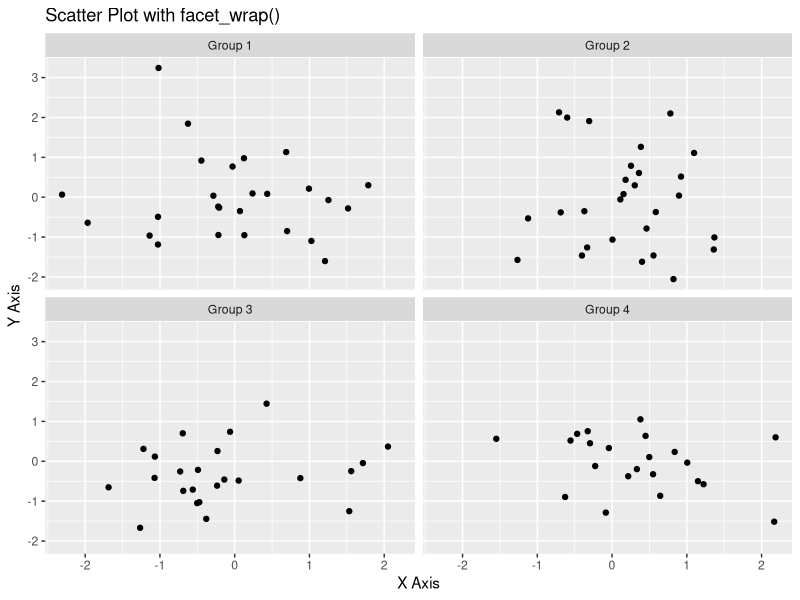
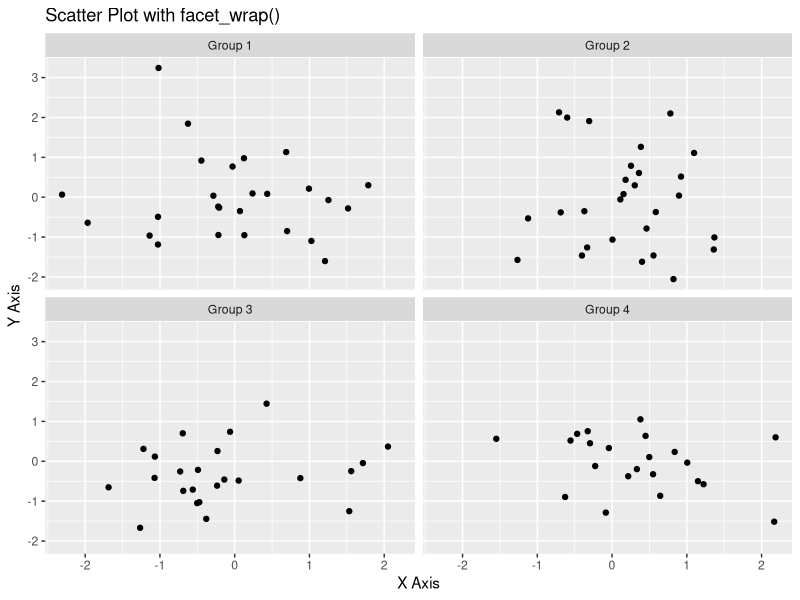
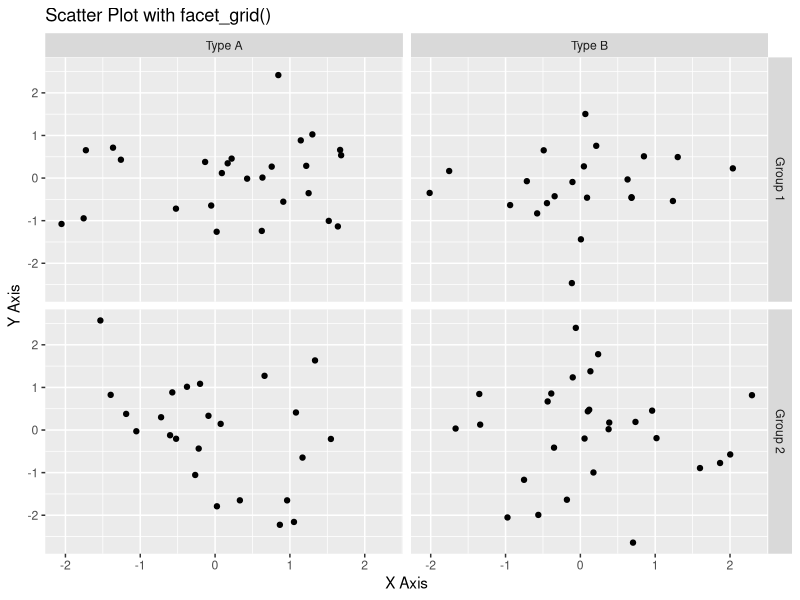
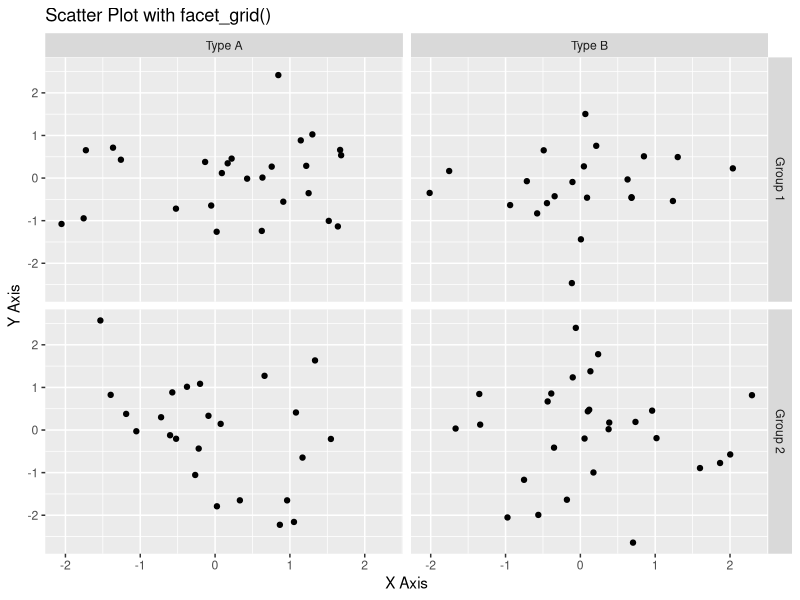
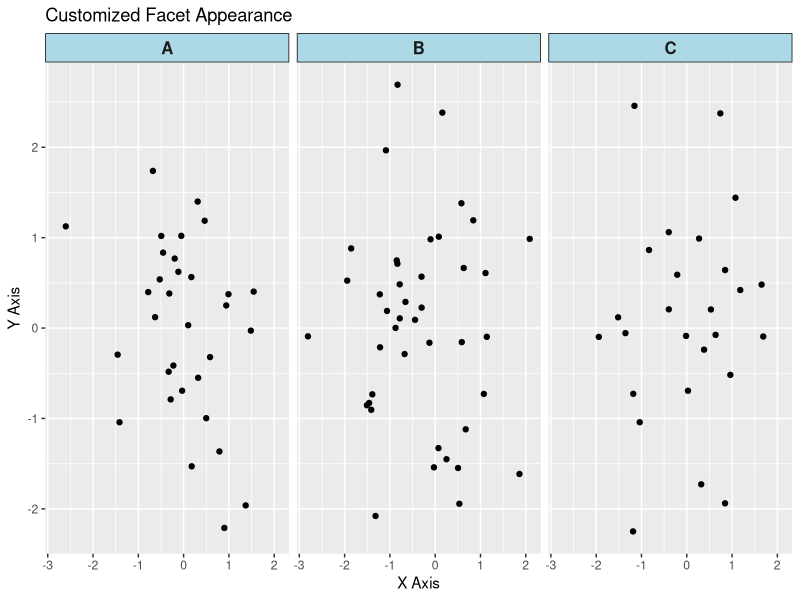
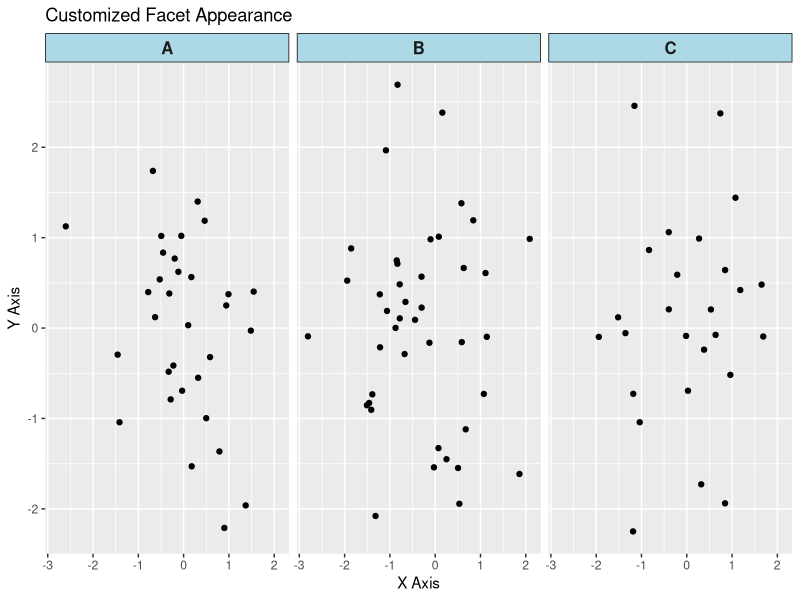
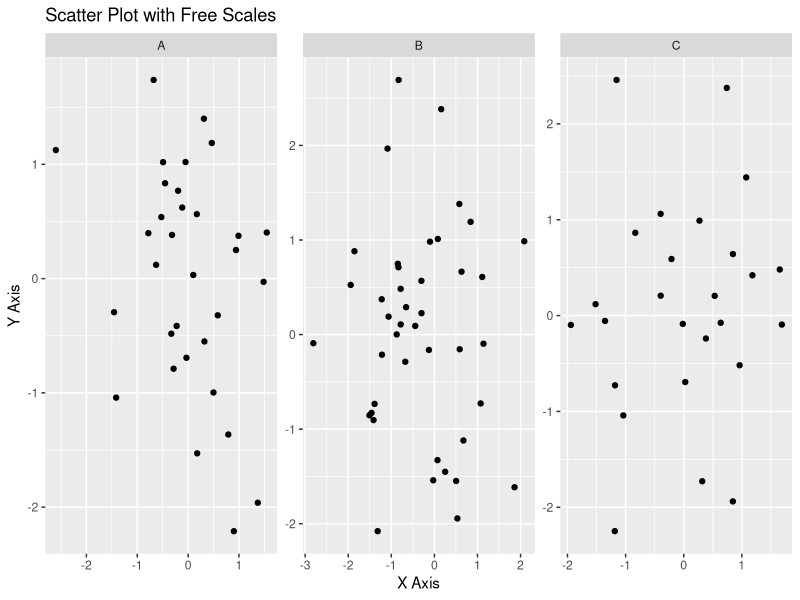
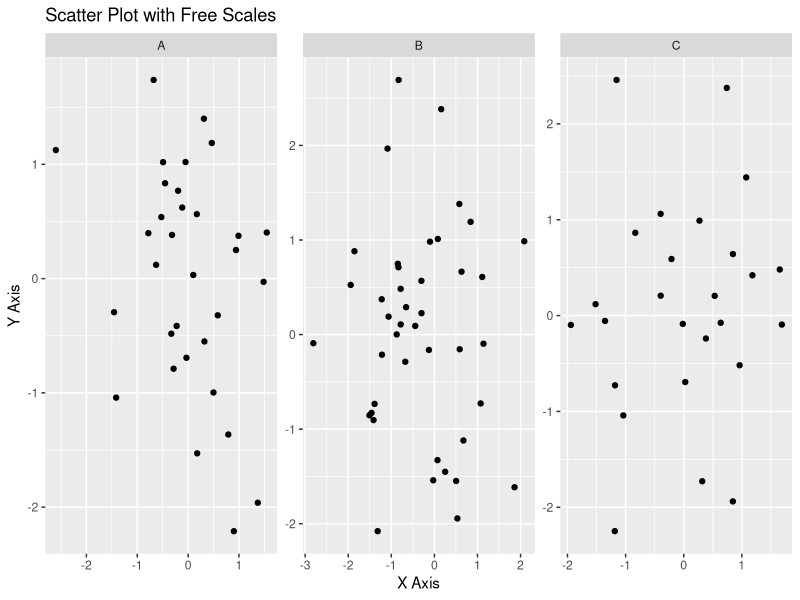

The R script that drew these images, in order:
## ---- chunk 1

library(ggplot2)

## ---- chunk 2

# Creating sample data

set.seed(123)

data <- data.frame(

  x = rnorm(100),

  y = rnorm(100),

  group = sample(c("Group 1", "Group 2", "Group 3", "Group 4"), 100, replace = TRUE)

)



# Creating a scatter plot with facet_wrap()

ggplot(data, aes(x = x, y = y)) +

  geom_point() +

  facet_wrap(~ group) +

  labs(title = "Scatter Plot with facet_wrap()", x = "X Axis", y = "Y Axis")

## ---- chunk 3

# Plot result

ggplot(data, aes(x = x, y = y)) +

  geom_point() +

  facet_wrap(~ group) +

  labs(title = "Scatter Plot with facet_wrap()", x = "X Axis", y = "Y Axis")

## ---- chunk 4

# Creating sample data with two grouping variables

data <- data.frame(

  x = rnorm(100),

  y = rnorm(100),

  group1 = sample(c("Group 1", "Group 2"), 100, replace = TRUE),

  group2 = sample(c("Type A", "Type B"), 100, replace = TRUE)

)



# Creating a scatter plot with facet_grid()

ggplot(data, aes(x = x, y = y)) +

  geom_point() +

  facet_grid(group1 ~ group2) +

  labs(title = "Scatter Plot with facet_grid()", x = "X Axis", y = "Y Axis")

## ---- chunk 5

# Plot result

ggplot(data, aes(x = x, y = y)) +

  geom_point() +

  facet_grid(group1 ~ group2) +

  labs(title = "Scatter Plot with facet_grid()", x = "X Axis", y = "Y Axis")

## ---- chunk 6

# Customizing facet appearance

library(ggplot2)
library(dplyr)


# Sample data with a 'group' variable
data <- data.frame(
    x = rnorm(100), 
    y = rnorm(100), 
    group = sample(c("A", "B", "C"), 100, replace = TRUE)
)


# Customized facet plot
ggplot(data, aes(x = x, y = y)) +
    geom_point() +
    facet_wrap(~ group) +  
    labs(
        title = "Customized Facet Appearance",
        x = "X Axis",
        y = "Y Axis"
    ) +
    theme(
        strip.background = element_rect(fill = "lightblue", color = "black"),
        strip.text = element_text(size = 12, face = "bold")
    )

## ---- chunk 7

# Plot result

ggplot(data, aes(x = x, y = y)) +

  geom_point() +

  facet_wrap(~ group) +

  labs(title = "Customized Facet Appearance", x = "X Axis", y = "Y Axis") +

  theme(

    strip.background = element_rect(fill = "lightblue", color = "black"),

    strip.text = element_text(size = 12, face = "bold")

  )

## ---- chunk 8

# Creating a scatter plot with free scales

ggplot(data, aes(x = x, y = y)) +

  geom_point() +

  facet_wrap(~ group, scales = "free") +

  labs(title = "Scatter Plot with Free Scales", x = "X Axis", y = "Y Axis")

## ---- chunk 9

# Plot result

ggplot(data, aes(x = x, y = y)) +

  geom_point() +

  facet_wrap(~ group, scales = "free") +

  labs(title = "Scatter Plot with Free Scales", x = "X Axis", y = "Y Axis")

## ---- chunk 10

# Creating sample data

data <- data.frame(

  x = rnorm(100),

  y = rnorm(100),

  group1 = sample(c("Group 1", "Group 2"), 100, replace = TRUE),

  group2 = sample(c("Type A", "Type B"), 100, replace = TRUE)

)



# Scatter plot with facet_wrap()

ggplot(data, aes(x = x, y = y)) +

  geom_point() +

  facet_wrap(~ group1) +

  labs(title = "Scatter Plot with facet_wrap()", x = "X Axis", y = "Y Axis")



# Scatter plot with facet_grid()

ggplot(data, aes(x = x, y = y)) +

  geom_point() +

  facet_grid(group1 ~ group2) +

  labs(title = "Scatter Plot with facet_grid()", x = "X Axis", y = "Y Axis")



# Customized facet appearance

ggplot(data, aes(x = x, y = y)) +

  geom_point() +

  facet_wrap(~ group1) +

  labs(title = "Customized Facet Appearance", x = "X Axis", y = "Y Axis") +

  theme(

    strip.background = element_rect(fill = "lightblue", color = "black"),

    strip.text = element_text(size = 12, face = "bold")

  )



# Scatter plot with free scales

ggplot(data, aes(x = x, y = y)) +

  geom_point() +

  facet_wrap(~ group1, scales = "free") +

  labs(title = "Scatter Plot with Free Scales", x = "X Axis", y = "Y Axis")

## ---- chunk 11

# Plot results

ggplot(data, aes(x = x, y = y)) +

  geom_point() +

  facet_wrap(~ group1) +

  labs(title = "Scatter Plot with facet_wrap()", x = "X Axis", y = "Y Axis")



ggplot(data, aes(x = x, y = y)) +

  geom_point() +

  facet_grid(group1 ~ group2) +

  labs(title = "Scatter Plot with facet_grid()", x = "X Axis", y = "Y Axis")



ggplot(data, aes(x = x, y = y)) +

  geom_point() +

  facet_wrap(~ group1) +

  labs(title = "Customized Facet Appearance", x = "X Axis", y = "Y Axis") +

  theme(

    strip.background = element_rect(fill = "lightblue", color = "black"),

    strip.text = element_text(size = 12, face = "bold")

  )



ggplot(data, aes(x = x, y = y)) +

  geom_point() +

  facet_wrap(~ group1, scales = "free") +

  labs(title = "Scatter Plot with Free Scales", x = "X Axis", y = "Y Axis")

